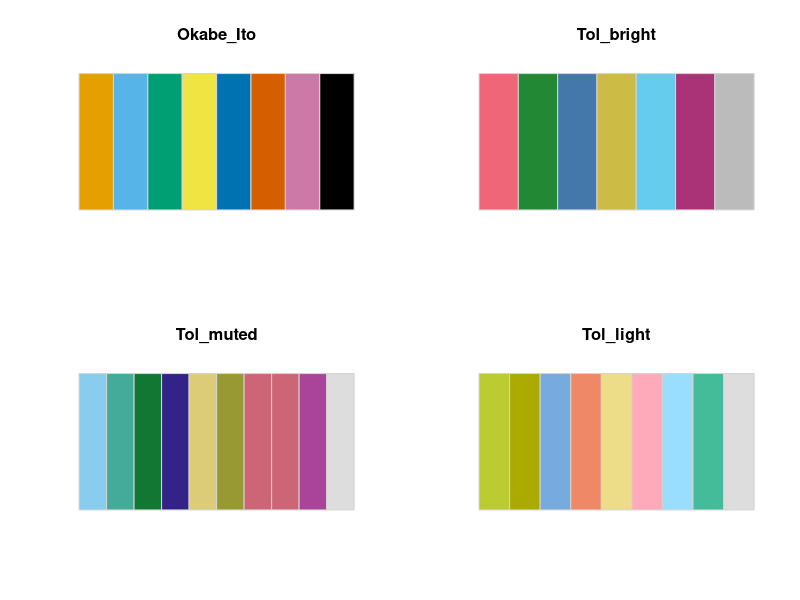
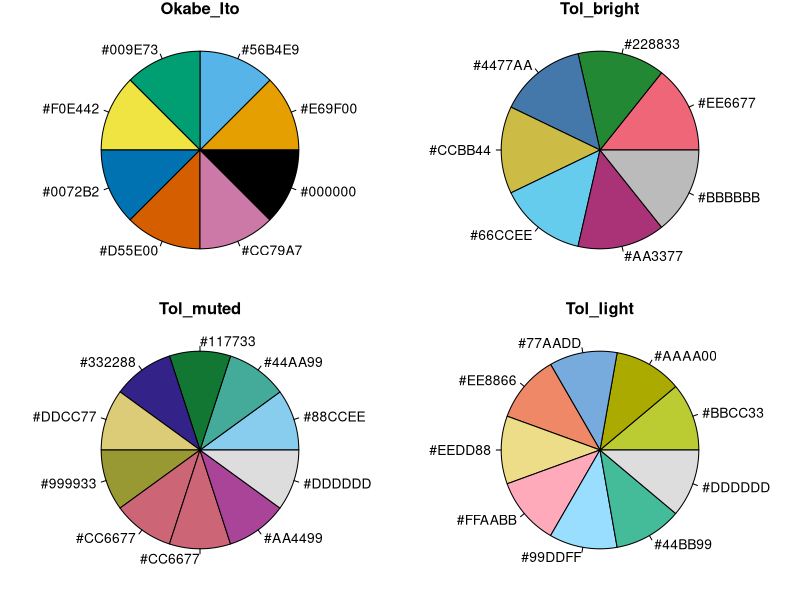

Source code (R) for these figures, in order:
# Taken mostly from https://tradeblotter.wordpress.com/2013/02/28/the-paul-tol-21-color-salute/

# Function for plotting colors side-by-side
pal <- function(col, border = "light gray", ...){
  n <- length(col)
  title <- deparse(substitute(col))
  plot(0, 0, type="n", xlim = c(0, 1), ylim = c(0, 1),
       axes = FALSE, main=title,xlab = "", ylab = "", ...)
  rect(0:(n-1)/n, 0, 1:n/n, 1, col = col, border = border)
}

# Function for plotting colors as pie
palpie <- function(col)
{
  par(mar=c(1,1,1,1))
  ones <- rep(1, length=length(col))
  names(ones) <- col
  
  title <- deparse(substitute(col))
  
  pie(ones, col=col, cex=1, main = title)
  par(mar=c(5.1, 4.1, 4.1, 2.1))
}



########## DEFINE Color palettes #########


#From Paul Tol: https://personal.sron.nl/~pault/
Tol_bright <- c('#EE6677', '#228833', '#4477AA', '#CCBB44', '#66CCEE', '#AA3377', '#BBBBBB')

Tol_muted <- c('#88CCEE', '#44AA99', '#117733', '#332288', '#DDCC77', '#999933','#CC6677', '#CC6677', '#AA4499', '#DDDDDD')

Tol_light <- c('#BBCC33', '#AAAA00', '#77AADD', '#EE8866', '#EEDD88', '#FFAABB', '#99DDFF', '#44BB99', '#DDDDDD')

#From Color Universal Design (CUD): https://jfly.uni-koeln.de/color/
Okabe_Ito <- c("#E69F00", "#56B4E9", "#009E73", "#F0E442", "#0072B2", "#D55E00", "#CC79A7", "#000000")




########################## SHOW as multiple strips ###################


par(mfrow=c(2,2))

pal(Okabe_Ito)
pal(Tol_bright)
pal(Tol_muted)
pal(Tol_light)





########################## SHOW as multiple PIE Charts ###################

par(mfrow=c(2,2))

palpie(Okabe_Ito)
palpie(Tol_bright)
palpie(Tol_muted)
palpie(Tol_light)





